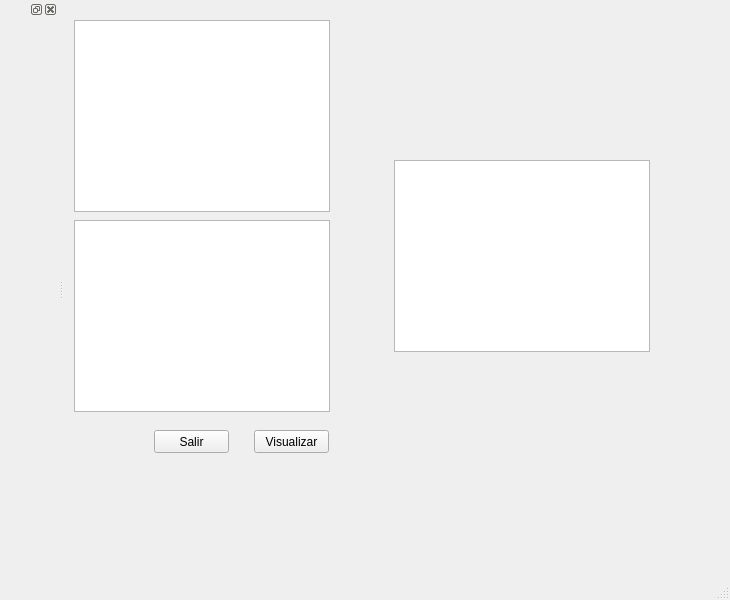
<?xml version="1.0" encoding="UTF-8"?>
<ui version="4.0">
 <class>MainWindow</class>
 <widget class="QMainWindow" name="MainWindow">
  <property name="geometry">
   <rect>
    <x>0</x>
    <y>0</y>
    <width>730</width>
    <height>600</height>
   </rect>
  </property>
  <property name="windowTitle">
   <string>MainWindow</string>
  </property>
  <widget class="QWidget" name="centralwidget">
   <widget class="QPushButton" name="btnSalir">
    <property name="geometry">
     <rect>
      <x>90</x>
      <y>430</y>
      <width>75</width>
      <height>23</height>
     </rect>
    </property>
    <property name="text">
     <string>Salir</string>
    </property>
   </widget>
   <widget class="QTableView" name="tableView">
    <property name="geometry">
     <rect>
      <x>10</x>
      <y>20</y>
      <width>256</width>
      <height>192</height>
     </rect>
    </property>
    <property name="dragEnabled">
     <bool>true</bool>
    </property>
    <property name="alternatingRowColors">
     <bool>true</bool>
    </property>
   </widget>
   <widget class="QListView" name="listView">
    <property name="geometry">
     <rect>
      <x>10</x>
      <y>220</y>
      <width>256</width>
      <height>192</height>
     </rect>
    </property>
   </widget>
   <widget class="QPushButton" name="btnVisualizar">
    <property name="geometry">
     <rect>
      <x>190</x>
      <y>430</y>
      <width>75</width>
      <height>23</height>
     </rect>
    </property>
    <property name="text">
     <string>Visualizar</string>
    </property>
   </widget>
   <widget class="QListWidget" name="listWidget">
    <property name="geometry">
     <rect>
      <x>330</x>
      <y>160</y>
      <width>256</width>
      <height>192</height>
     </rect>
    </property>
   </widget>
  </widget>
  <widget class="QMenuBar" name="menubar">
   <property name="geometry">
    <rect>
     <x>0</x>
     <y>0</y>
     <width>730</width>
     <height>21</height>
    </rect>
   </property>
  </widget>
  <widget class="QStatusBar" name="statusbar"/>
  <widget class="QDockWidget" name="dockWidget">
   <property name="floating">
    <bool>false</bool>
   </property>
   <attribute name="dockWidgetArea">
    <number>1</number>
   </attribute>
   <widget class="QWidget" name="dockWidgetContents">
    <widget class="QPlainTextEdit" name="plainTextEdit">
     <property name="geometry">
      <rect>
       <x>120</x>
       <y>90</y>
       <width>104</width>
       <height>71</height>
      </rect>
     </property>
    </widget>
    <widget class="QDoubleSpinBox" name="doubleSpinBox">
     <property name="geometry">
      <rect>
       <x>140</x>
       <y>240</y>
       <width>62</width>
       <height>22</height>
      </rect>
     </property>
    </widget>
    <widget class="QTimeEdit" name="timeEdit">
     <property name="geometry">
      <rect>
       <x>180</x>
       <y>370</y>
       <width>118</width>
       <height>22</height>
      </rect>
     </property>
    </widget>
    <widget class="QPushButton" name="salirButton">
     <property name="geometry">
      <rect>
       <x>100</x>
       <y>460</y>
       <width>75</width>
       <height>23</height>
      </rect>
     </property>
     <property name="text">
      <string>PushButton</string>
     </property>
    </widget>
   </widget>
  </widget>
 </widget>
 <resources/>
 <connections/>
</ui>
